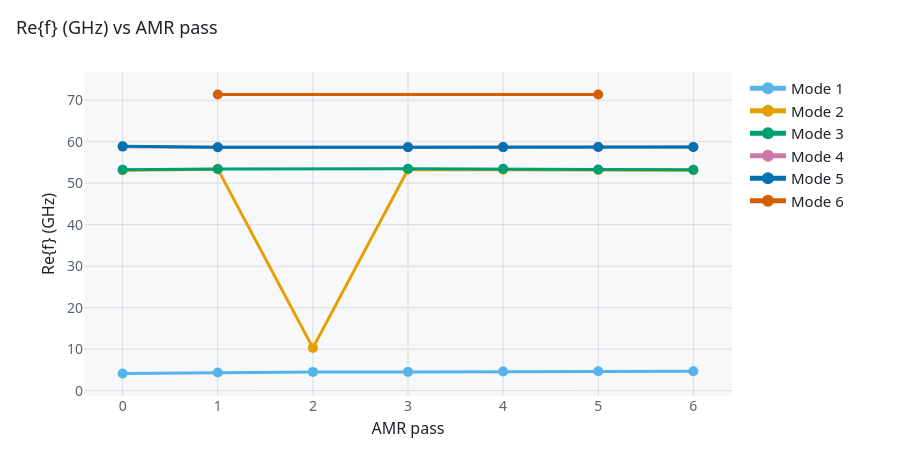
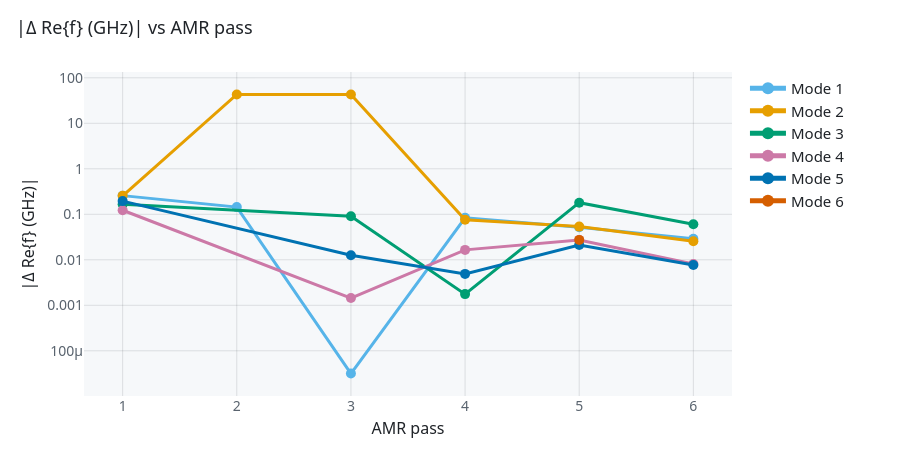
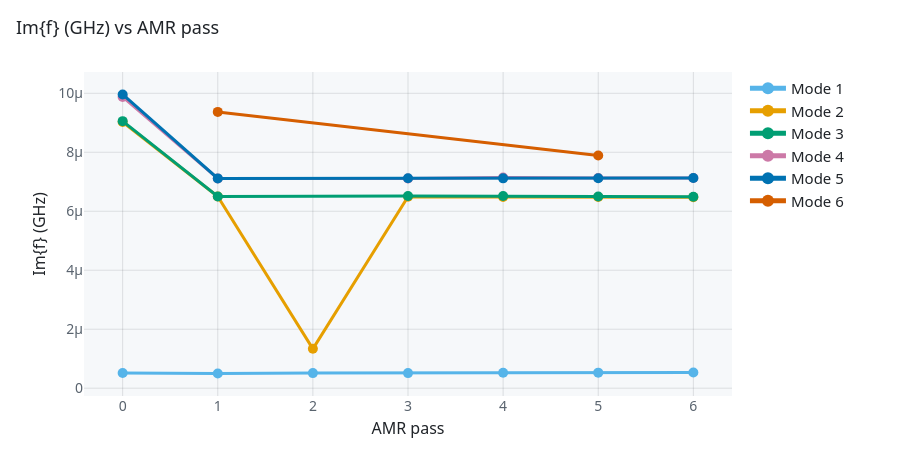
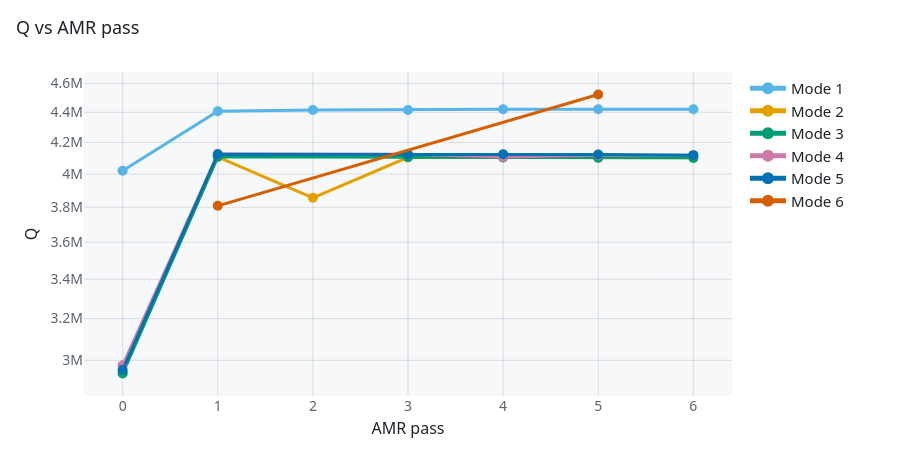

Notebook source saved alongside these figures, in order:
### Markdown cell above
### Trust → benchmark → physics aggregate Report

### Code cell
report_run.show_all_results(theme="light", ranking_limit=6, show_details=False)

### Figure 1 — Plotly figure (JSON) as saved in the notebook; plotly's stock layout.template omitted (floating-point values rounded to 4 significant figures)
{"data": [{"hovertemplate": "%{y:.6g}<extra>%{fullData.name}</extra>", "line": {"width": 3}, "marker": {"line": {"width": 0}, "size": 10}, "mode": "lines+markers", "name": "Mode 1", "type": "scatter", "x": [0, 1, 2, 3, 4, 5, 6], "y": [4.122, 4.379, 4.523, 4.523, 4.607, 4.659, 4.688]}, {"hovertemplate": "%{y:.6g}<extra>%{fullData.name}</extra>", "line": {"width": 3}, "marker": {"line": {"width": 0}, "size": 10}, "mode": "lines+markers", "name": "Mode 2", "type": "scatter", "x": [0, 1, 2, 3, 4, 5, 6], "y": [53.13, 53.39, 10.3, 53.3, 53.22, 53.17, 53.14]}, {"hovertemplate": "%{y:.6g}<extra>%{fullData.name}</extra>", "line": {"width": 3}, "marker": {"line": {"width": 0}, "size": 10}, "mode": "lines+markers", "name": "Mode 3", "type": "scatter", "x": [0, 1, 3, 4, 5, 6], "y": [53.24, 53.4, 53.49, 53.49, 53.31, 53.25]}, {"hovertemplate": "%{y:.6g}<extra>%{fullData.name}</extra>", "line": {"width": 3}, "marker": {"line": {"width": 0}, "size": 10}, "mode": "lines+markers", "name": "Mode 4", "type": "scatter", "x": [0, 1, 3, 4, 5, 6], "y": [58.8, 58.67, 58.67, 58.69, 58.71, 58.72]}, {"hovertemplate": "%{y:.6g}<extra>%{fullData.name}</extra>", "line": {"width": 3}, "marker": {"line": {"width": 0}, "size": 10}, "mode": "lines+markers", "name": "Mode 5", "type": "scatter", "x": [0, 1, 3, 4, 5, 6], "y": [58.87, 58.68, 58.69, 58.7, 58.72, 58.73]}, {"hovertemplate": "%{y:.6g}<extra>%{fullData.name}</extra>", "line": {"width": 3}, "marker": {"line": {"width": 0}, "size": 10}, "mode": "lines+markers", "name": "Mode 6", "type": "scatter", "x": [1, 5], "y": [71.36, 71.39]}], "layout": {"colorway": ["#56B4E9", "#E69F00", "#009E73", "#CC79A7", "#0072B2", "#D55E00", "#F0E442"], "font": {"color": "#1f2328", "family": "ui-sans-serif, system-ui, sans-serif", "size": 16}, "height": 460, "hoverlabel": {"bgcolor": "#ffffff", "bordercolor": "#d0d7de", "font": {"color": "#1f2328", "size": 14}}, "hovermode": "x unified", "legend": {"bgcolor": "rgba(0,0,0,0)", "borderwidth": 0, "font": {"color": "#1f2328", "size": 15}, "itemsizing": "constant", "itemwidth": 36, "orientation": "v", "tracegroupgap": 6, "x": 1.02, "xanchor": "left", "xref": "paper", "y": 1, "yanchor": "top", "yref": "paper"}, "margin": {"b": 64, "l": 84, "r": 168, "t": 72}, "paper_bgcolor": "#ffffff", "plot_bgcolor": "#f6f8fa", "showlegend": true, "title": {"font": {"color": "#1f2328", "size": 18}, "pad": {"b": 12, "l": 16, "r": 0, "t": 12}, "text": "Re{f} (GHz) vs AMR pass", "x": 0, "xanchor": "left", "y": 0.98, "yanchor": "top"}, "xaxis": {"automargin": false, "dtick": 1, "gridcolor": "rgba(31, 35, 40, 0.12)", "showgrid": true, "showline": false, "tickfont": {"color": "#59636e", "size": 14}, "ticks": "", "title": {"font": {"color": "#1f2328", "size": 16}, "standoff": 8, "text": "AMR pass"}, "zeroline": false}, "yaxis": {"automargin": false, "gridcolor": "rgba(31, 35, 40, 0.12)", "showgrid": true, "showline": false, "tickfont": {"color": "#59636e", "size": 14}, "ticks": "", "title": {"font": {"color": "#1f2328", "size": 16}, "standoff": 8, "text": "Re{f} (GHz)"}, "type": "linear", "zeroline": false}}}

### Figure 2 — Plotly figure (JSON) as saved in the notebook; plotly's stock layout.template omitted (floating-point values rounded to 4 significant figures)
{"data": [{"hovertemplate": "%{y:.6g}<extra>%{fullData.name}</extra>", "line": {"width": 3}, "marker": {"line": {"width": 0}, "size": 10}, "mode": "lines+markers", "name": "Mode 1", "type": "scatter", "x": [1, 2, 3, 4, 5, 6], "y": [0.2574, 0.1439, 3.162e-05, 0.08385, 0.05177, 0.02893]}, {"hovertemplate": "%{y:.6g}<extra>%{fullData.name}</extra>", "line": {"width": 3}, "marker": {"line": {"width": 0}, "size": 10}, "mode": "lines+markers", "name": "Mode 2", "type": "scatter", "x": [1, 2, 3, 4, 5, 6], "y": [0.2544, 43.08, 43.0, 0.0761, 0.05368, 0.02565]}, {"hovertemplate": "%{y:.6g}<extra>%{fullData.name}</extra>", "line": {"width": 3}, "marker": {"line": {"width": 0}, "size": 10}, "mode": "lines+markers", "name": "Mode 3", "type": "scatter", "x": [1, 3, 4, 5, 6], "y": [0.1665, 0.09097, 0.001761, 0.1802, 0.06063]}, {"hovertemplate": "%{y:.6g}<extra>%{fullData.name}</extra>", "line": {"width": 3}, "marker": {"line": {"width": 0}, "size": 10}, "mode": "lines+markers", "name": "Mode 4", "type": "scatter", "x": [1, 3, 4, 5, 6], "y": [0.1226, 0.001443, 0.01653, 0.02712, 0.008066]}, {"hovertemplate": "%{y:.6g}<extra>%{fullData.name}</extra>", "line": {"width": 3}, "marker": {"line": {"width": 0}, "size": 10}, "mode": "lines+markers", "name": "Mode 5", "type": "scatter", "x": [1, 3, 4, 5, 6], "y": [0.1951, 0.01263, 0.004899, 0.02118, 0.007673]}, {"hovertemplate": "%{y:.6g}<extra>%{fullData.name}</extra>", "line": {"width": 3}, "marker": {"line": {"width": 0}, "size": 10}, "mode": "lines+markers", "name": "Mode 6", "type": "scatter", "x": [5], "y": [0.02737]}], "layout": {"colorway": ["#56B4E9", "#E69F00", "#009E73", "#CC79A7", "#0072B2", "#D55E00", "#F0E442"], "font": {"color": "#1f2328", "family": "ui-sans-serif, system-ui, sans-serif", "size": 16}, "height": 460, "hoverlabel": {"bgcolor": "#ffffff", "bordercolor": "#d0d7de", "font": {"color": "#1f2328", "size": 14}}, "hovermode": "x unified", "legend": {"bgcolor": "rgba(0,0,0,0)", "borderwidth": 0, "font": {"color": "#1f2328", "size": 15}, "itemsizing": "constant", "itemwidth": 36, "orientation": "v", "tracegroupgap": 6, "x": 1.02, "xanchor": "left", "xref": "paper", "y": 1, "yanchor": "top", "yref": "paper"}, "margin": {"b": 64, "l": 84, "r": 168, "t": 72}, "paper_bgcolor": "#ffffff", "plot_bgcolor": "#f6f8fa", "showlegend": true, "title": {"font": {"color": "#1f2328", "size": 18}, "pad": {"b": 12, "l": 16, "r": 0, "t": 12}, "text": "|Δ Re{f} (GHz)| vs AMR pass", "x": 0, "xanchor": "left", "y": 0.98, "yanchor": "top"}, "xaxis": {"automargin": false, "dtick": 1, "gridcolor": "rgba(31, 35, 40, 0.12)", "showgrid": true, "showline": false, "tickfont": {"color": "#59636e", "size": 14}, "ticks": "", "title": {"font": {"color": "#1f2328", "size": 16}, "standoff": 8, "text": "AMR pass"}, "zeroline": false}, "yaxis": {"automargin": false, "gridcolor": "rgba(31, 35, 40, 0.12)", "showgrid": true, "showline": false, "tickfont": {"color": "#59636e", "size": 14}, "ticks": "", "title": {"font": {"color": "#1f2328", "size": 16}, "standoff": 8, "text": "|Δ Re{f} (GHz)|"}, "type": "log", "zeroline": false}}}

### Figure 3 — Plotly figure (JSON) as saved in the notebook; plotly's stock layout.template omitted (floating-point values rounded to 4 significant figures)
{"data": [{"hovertemplate": "%{y:.6g}<extra>%{fullData.name}</extra>", "line": {"width": 3}, "marker": {"line": {"width": 0}, "size": 10}, "mode": "lines+markers", "name": "Mode 1", "type": "scatter", "x": [0, 1, 2, 3, 4, 5, 6], "y": [5.126e-07, 4.968e-07, 5.122e-07, 5.122e-07, 5.211e-07, 5.27e-07, 5.302e-07]}, {"hovertemplate": "%{y:.6g}<extra>%{fullData.name}</extra>", "line": {"width": 3}, "marker": {"line": {"width": 0}, "size": 10}, "mode": "lines+markers", "name": "Mode 2", "type": "scatter", "x": [0, 1, 2, 3, 4, 5, 6], "y": [9.026e-06, 6.499e-06, 1.336e-06, 6.493e-06, 6.486e-06, 6.482e-06, 6.479e-06]}, {"hovertemplate": "%{y:.6g}<extra>%{fullData.name}</extra>", "line": {"width": 3}, "marker": {"line": {"width": 0}, "size": 10}, "mode": "lines+markers", "name": "Mode 3", "type": "scatter", "x": [0, 1, 3, 4, 5, 6], "y": [9.055e-06, 6.499e-06, 6.516e-06, 6.518e-06, 6.498e-06, 6.492e-06]}, {"hovertemplate": "%{y:.6g}<extra>%{fullData.name}</extra>", "line": {"width": 3}, "marker": {"line": {"width": 0}, "size": 10}, "mode": "lines+markers", "name": "Mode 4", "type": "scatter", "x": [0, 1, 3, 4, 5, 6], "y": [9.875e-06, 7.111e-06, 7.114e-06, 7.145e-06, 7.131e-06, 7.131e-06]}, {"hovertemplate": "%{y:.6g}<extra>%{fullData.name}</extra>", "line": {"width": 3}, "marker": {"line": {"width": 0}, "size": 10}, "mode": "lines+markers", "name": "Mode 5", "type": "scatter", "x": [0, 1, 3, 4, 5, 6], "y": [9.961e-06, 7.114e-06, 7.117e-06, 7.116e-06, 7.121e-06, 7.13e-06]}, {"hovertemplate": "%{y:.6g}<extra>%{fullData.name}</extra>", "line": {"width": 3}, "marker": {"line": {"width": 0}, "size": 10}, "mode": "lines+markers", "name": "Mode 6", "type": "scatter", "x": [1, 5], "y": [9.369e-06, 7.892e-06]}], "layout": {"colorway": ["#56B4E9", "#E69F00", "#009E73", "#CC79A7", "#0072B2", "#D55E00", "#F0E442"], "font": {"color": "#1f2328", "family": "ui-sans-serif, system-ui, sans-serif", "size": 16}, "height": 460, "hoverlabel": {"bgcolor": "#ffffff", "bordercolor": "#d0d7de", "font": {"color": "#1f2328", "size": 14}}, "hovermode": "x unified", "legend": {"bgcolor": "rgba(0,0,0,0)", "borderwidth": 0, "font": {"color": "#1f2328", "size": 15}, "itemsizing": "constant", "itemwidth": 36, "orientation": "v", "tracegroupgap": 6, "x": 1.02, "xanchor": "left", "xref": "paper", "y": 1, "yanchor": "top", "yref": "paper"}, "margin": {"b": 64, "l": 84, "r": 168, "t": 72}, "paper_bgcolor": "#ffffff", "plot_bgcolor": "#f6f8fa", "showlegend": true, "title": {"font": {"color": "#1f2328", "size": 18}, "pad": {"b": 12, "l": 16, "r": 0, "t": 12}, "text": "Im{f} (GHz) vs AMR pass", "x": 0, "xanchor": "left", "y": 0.98, "yanchor": "top"}, "xaxis": {"automargin": false, "dtick": 1, "gridcolor": "rgba(31, 35, 40, 0.12)", "showgrid": true, "showline": false, "tickfont": {"color": "#59636e", "size": 14}, "ticks": "", "title": {"font": {"color": "#1f2328", "size": 16}, "standoff": 8, "text": "AMR pass"}, "zeroline": false}, "yaxis": {"automargin": false, "gridcolor": "rgba(31, 35, 40, 0.12)", "showgrid": true, "showline": false, "tickfont": {"color": "#59636e", "size": 14}, "ticks": "", "title": {"font": {"color": "#1f2328", "size": 16}, "standoff": 8, "text": "Im{f} (GHz)"}, "type": "linear", "zeroline": false}}}

### Figure 4 — Plotly figure (JSON) as saved in the notebook; plotly's stock layout.template omitted (floating-point values rounded to 4 significant figures)
{"data": [{"hovertemplate": "%{y:.6g}<extra>%{fullData.name}</extra>", "line": {"width": 3}, "marker": {"line": {"width": 0}, "size": 10}, "mode": "lines+markers", "name": "Mode 1", "type": "scatter", "x": [0, 1, 2, 3, 4, 5, 6], "y": [4020000.0, 4408000.0, 4415000.0, 4415000.0, 4420000.0, 4420000.0, 4421000.0]}, {"hovertemplate": "%{y:.6g}<extra>%{fullData.name}</extra>", "line": {"width": 3}, "marker": {"line": {"width": 0}, "size": 10}, "mode": "lines+markers", "name": "Mode 2", "type": "scatter", "x": [0, 1, 2, 3, 4, 5, 6], "y": [2943000.0, 4107000.0, 3856000.0, 4104000.0, 4103000.0, 4101000.0, 4101000.0]}, {"hovertemplate": "%{y:.6g}<extra>%{fullData.name}</extra>", "line": {"width": 3}, "marker": {"line": {"width": 0}, "size": 10}, "mode": "lines+markers", "name": "Mode 3", "type": "scatter", "x": [0, 1, 3, 4, 5, 6], "y": [2939000.0, 4108000.0, 4105000.0, 4104000.0, 4102000.0, 4101000.0]}, {"hovertemplate": "%{y:.6g}<extra>%{fullData.name}</extra>", "line": {"width": 3}, "marker": {"line": {"width": 0}, "size": 10}, "mode": "lines+markers", "name": "Mode 4", "type": "scatter", "x": [0, 1, 3, 4, 5, 6], "y": [2977000.0, 4125000.0, 4124000.0, 4107000.0, 4117000.0, 4118000.0]}, {"hovertemplate": "%{y:.6g}<extra>%{fullData.name}</extra>", "line": {"width": 3}, "marker": {"line": {"width": 0}, "size": 10}, "mode": "lines+markers", "name": "Mode 5", "type": "scatter", "x": [0, 1, 3, 4, 5, 6], "y": [2955000.0, 4124000.0, 4123000.0, 4124000.0, 4123000.0, 4118000.0]}, {"hovertemplate": "%{y:.6g}<extra>%{fullData.name}</extra>", "line": {"width": 3}, "marker": {"line": {"width": 0}, "size": 10}, "mode": "lines+markers", "name": "Mode 6", "type": "scatter", "x": [1, 5], "y": [3808000.0, 4523000.0]}], "layout": {"colorway": ["#56B4E9", "#E69F00", "#009E73", "#CC79A7", "#0072B2", "#D55E00", "#F0E442"], "font": {"color": "#1f2328", "family": "ui-sans-serif, system-ui, sans-serif", "size": 16}, "height": 460, "hoverlabel": {"bgcolor": "#ffffff", "bordercolor": "#d0d7de", "font": {"color": "#1f2328", "size": 14}}, "hovermode": "x unified", "legend": {"bgcolor": "rgba(0,0,0,0)", "borderwidth": 0, "font": {"color": "#1f2328", "size": 15}, "itemsizing": "constant", "itemwidth": 36, "orientation": "v", "tracegroupgap": 6, "x": 1.02, "xanchor": "left", "xref": "paper", "y": 1, "yanchor": "top", "yref": "paper"}, "margin": {"b": 64, "l": 84, "r": 168, "t": 72}, "paper_bgcolor": "#ffffff", "plot_bgcolor": "#f6f8fa", "showlegend": true, "title": {"font": {"color": "#1f2328", "size": 18}, "pad": {"b": 12, "l": 16, "r": 0, "t": 12}, "text": "Q vs AMR pass", "x": 0, "xanchor": "left", "y": 0.98, "yanchor": "top"}, "xaxis": {"automargin": false, "dtick": 1, "gridcolor": "rgba(31, 35, 40, 0.12)", "showgrid": true, "showline": false, "tickfont": {"color": "#59636e", "size": 14}, "ticks": "", "title": {"font": {"color": "#1f2328", "size": 16}, "standoff": 8, "text": "AMR pass"}, "zeroline": false}, "yaxis": {"automargin": false, "gridcolor": "rgba(31, 35, 40, 0.12)", "showgrid": true, "showline": false, "tickfont": {"color": "#59636e", "size": 14}, "ticks": "", "title": {"font": {"color": "#1f2328", "size": 16}, "standoff": 8, "text": "Q"}, "type": "log", "zeroline": false}}}
